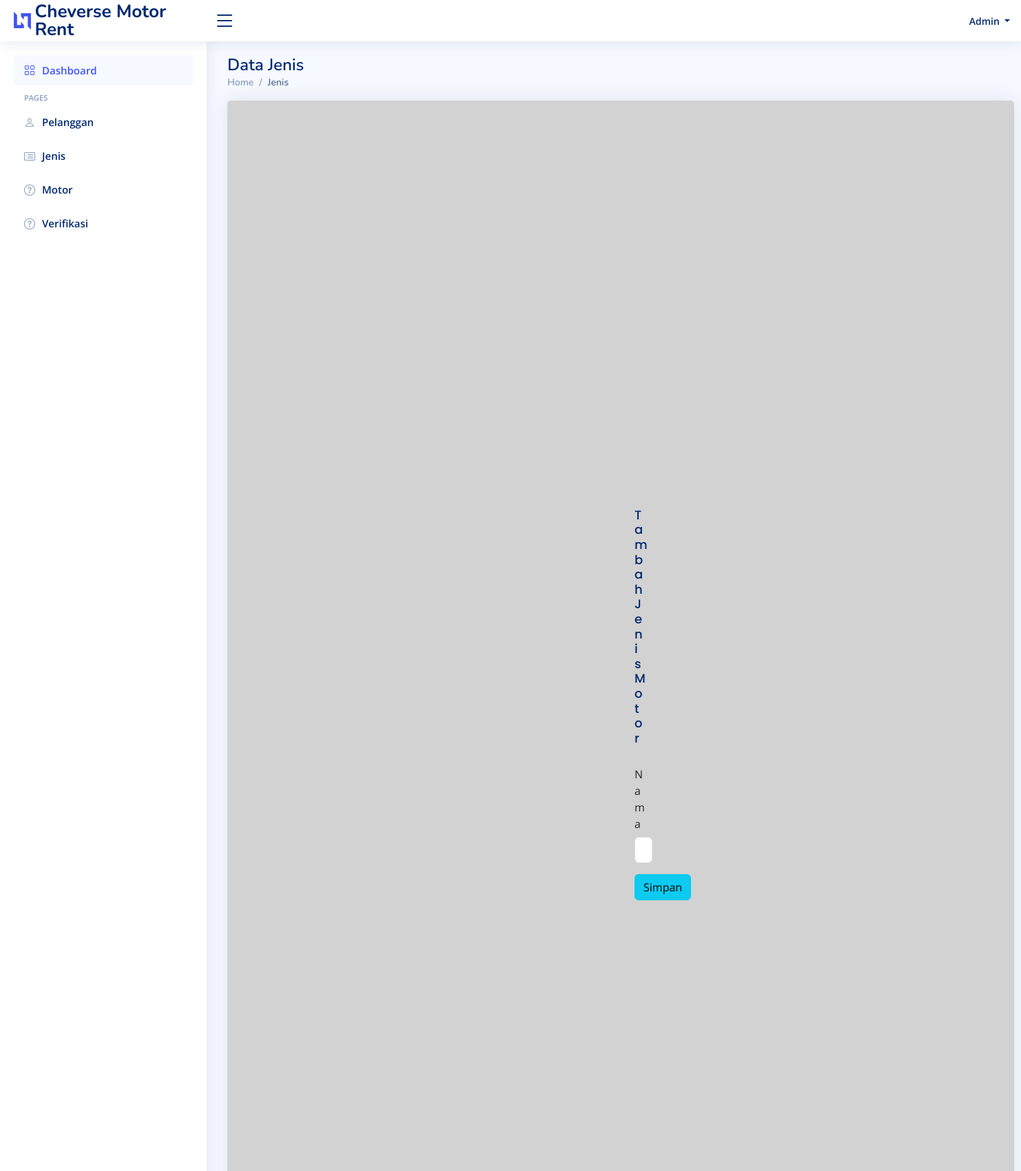
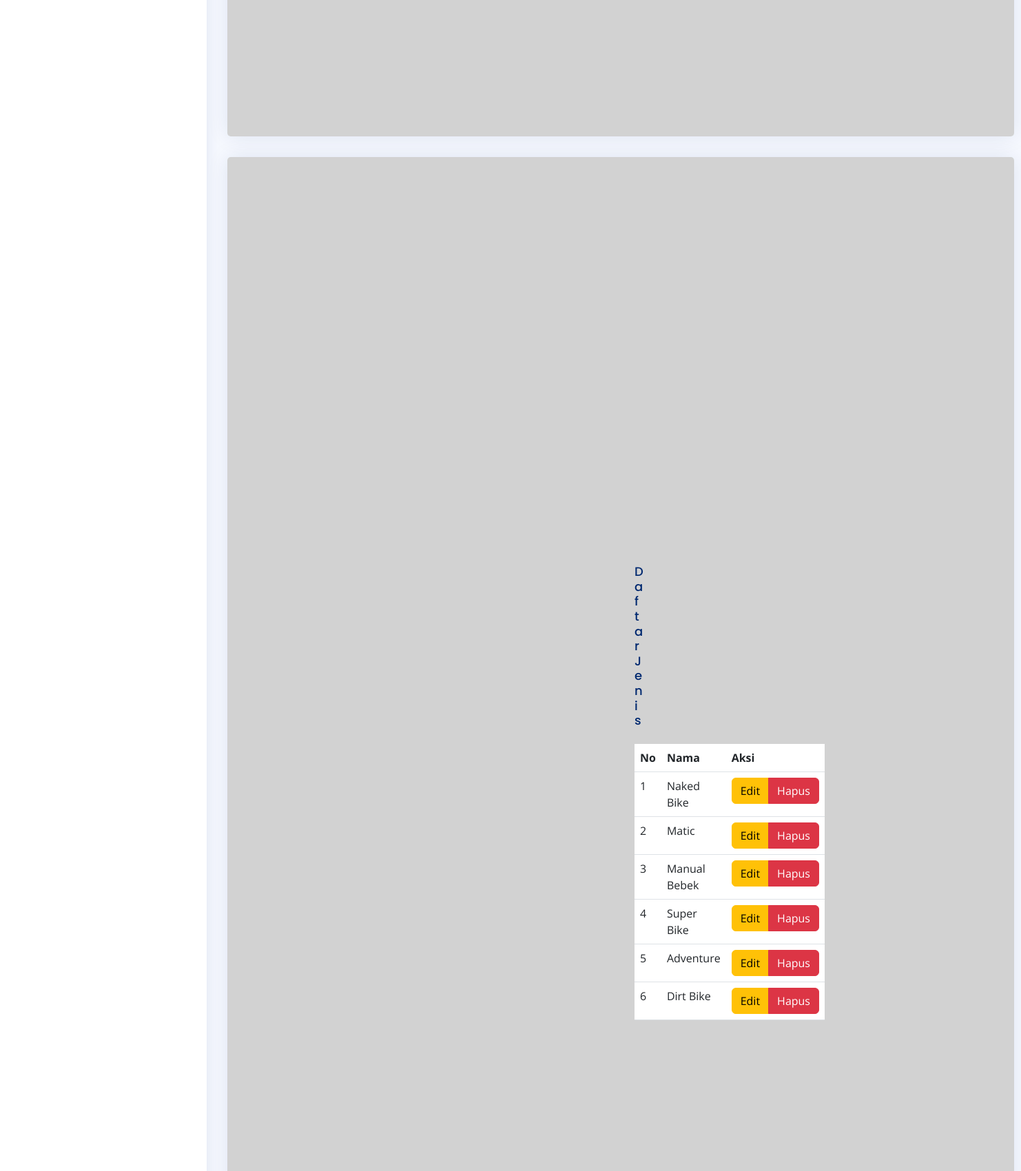
Screenshot of /admin/index.php?page=jenis (signed in, upper part) with the database file from the repository (2 pictures, top to bottom).
### tables this page shows
CREATE TABLE `jenis` (
  `id_jenis` int(4) NOT NULL,
  `nama` varchar(30) NOT NULL
);

### admin/page/jenis.php (the view, shortened to what this page needs)
<?php
$update = (isset($_GET['action']) and $_GET['action'] == 'update') ? true : false;
?>
<div class="pagetitle">
	<h1>Data Jenis</h1>
	<nav>
		<ol class="breadcrumb">
			<li class="breadcrumb-item"><a href="index.html">Home</a></li>
			<li class="breadcrumb-item active">Jenis</li>
		</ol>
	</nav>
</div>
<div class="row">
	<div class="col-lg-12">
		<div class="card">
			<div class="card-body">
				<h5 class="card-title"><?= ($update) ? "EDIT" : "Tambah" ?>  Jenis Motor</h5>
				<form action="<?= $_SERVER['REQUEST_URI'] ?>" method="POST">
					<div class="row mb-3">
						<label for="nama" class="col-sm-2 col-form-label">Nama</label>
						<div class="col-sm-10">
							<input type="text" name="nama" class="form-control" <?= (!$update) ?: 'value="' . $row["nama"] . '"' ?>>
						</div>
					</div>
					<div class="col-sm-10">
						<button type="submit" class="btn btn-<?= ($update) ? "warning" : "info" ?> btn-block">Simpan</button>
					</div>
				</form>
			</div>
		</div>
	</div>
</div>
<div class="row">
	<div class="col-lg-12">
		<div class="card">
			<div class="card-body">
				<h5 class="card-title">Daftar Jenis</h5>
				<table class="table datatable">
					<thead>
						<tr>
							<th>No</th>
							<th>Nama</th>
							<th>Aksi</th>
						</tr>
					</thead>
					<tbody>
						<?php $no = 1; ?>
						<?php if ($query = $connection->query("SELECT * FROM jenis")) : ?>
							<?php while ($row = $query->fetch_assoc()) : ?>
								<tr>
									<td><?= $no++ ?></td>
									<td><?= $row['nama'] ?></td>
									<td class="hidden-print">
										<div class="btn-group">
											<a href="?page=jenis&action=update&key=<?= $row['id_jenis'] ?>" class="btn btn-warning btn-xs">Edit</a>
											<a href="?page=jenis&action=delete&key=<?= $row['id_jenis'] ?>" class="btn btn-danger btn-xs">Hapus</a>
										</div>
									</td>
								</tr>
							<?php endwhile ?>
						<?php endif ?>
					</tbody>
				</table>
			</div>
		</div>
	</div>
</div>

### admin/assets/css/style.css (style rules this page uses)
:root { scroll-behavior: smooth; }
body { font-family: "Open Sans", sans-serif; background: #f6f9ff; color: #444444; }
a { color: #4154f1; text-decoration: none; }
h1, h2, h3, h4, h5, h6 { font-family: "Nunito", sans-serif; }
.pagetitle { margin-bottom: 10px; }
.pagetitle h1 { font-size: 24px; margin-bottom: 0; font-weight: 600; color: #012970; }
.card { margin-bottom: 30px; border-width: 50cap; border-radius: 5px; box-shadow: 0px 0 30px rgba(1, 41, 112, 0.1); }
.card-title { padding: 20px 0 15px 0; font-size: 18px; font-weight: 500; color: #012970; font-family: "Poppins", sans-serif; }
.card-body { padding: 0 20px 20px 20px; }
.breadcrumb { font-size: 14px; font-family: "Nunito", sans-serif; color: #899bbd; font-weight: 600; }
.breadcrumb a { color: #899bbd; transition: 0.3s; }
.breadcrumb .breadcrumb-item::before { color: #899bbd; }
.breadcrumb .active { color: #51678f; font-weight: 600; }

### rows the page displays
jenis: nama "Naked Bike"
jenis: nama "Matic"
jenis: nama "Manual Bebek"
jenis: nama "Super Bike"
jenis: nama "Adventure"
jenis: nama "Dirt Bike"
